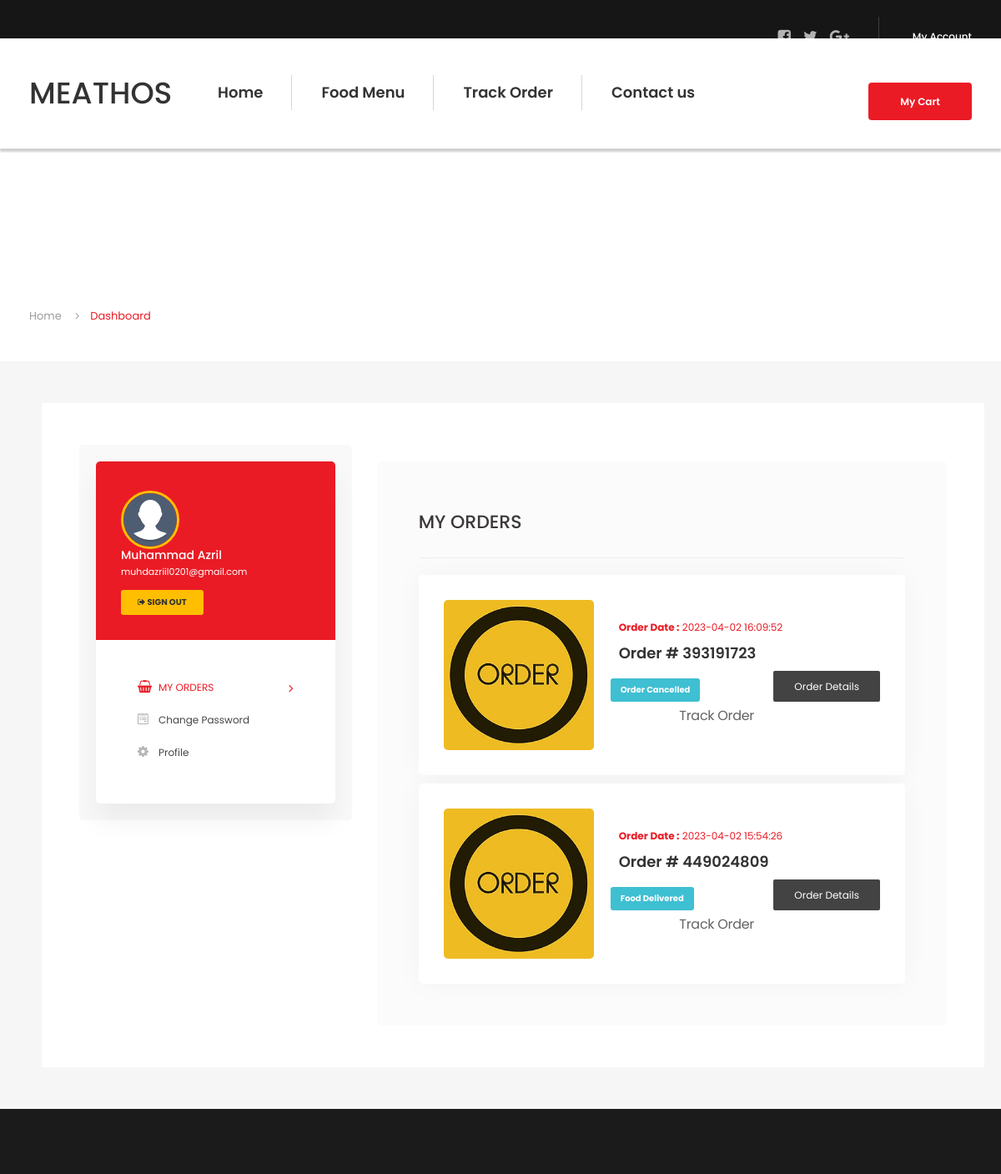
/my-account.php (signed in, upper part), run on an earlier commit of the app's database.
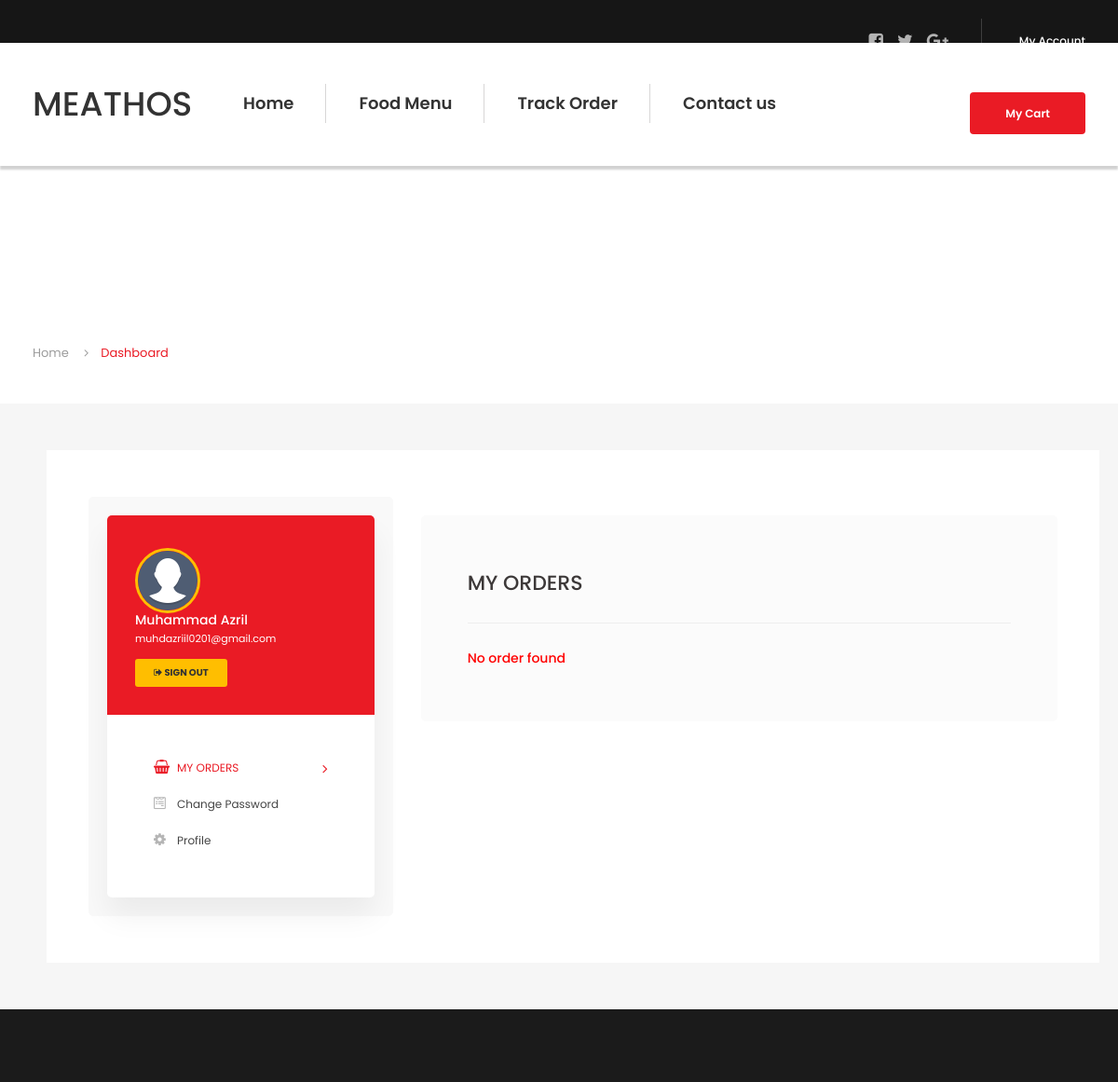
And on a later commit of the database.
### tables this page shows
CREATE TABLE `tbluser` (
  `ID` int(10) NOT NULL,
  `FirstName` varchar(45) DEFAULT NULL,
  `LastName` varchar(50) DEFAULT NULL,
  `Email` varchar(120) DEFAULT NULL,
  `MobileNumber` bigint(11) DEFAULT NULL,
  `Password` varchar(120) DEFAULT NULL,
  `RegDate` timestamp NOT NULL DEFAULT current_timestamp()
);

CREATE TABLE `tblorderaddresses` (
  `ID` int(11) NOT NULL,
  `UserId` char(100) DEFAULT NULL,
  `Ordernumber` char(100) DEFAULT NULL,
  `OrderTime` timestamp NOT NULL DEFAULT current_timestamp(),
  `OrderFinalStatus` varchar(255) DEFAULT NULL
);

### my-account.php (the view, shortened to what this page needs)
<?php
   include_once('includes/dbconnection.php');
   if (strlen($_SESSION['fosuid']==0)) {
  header('location:logout.php');
  } else{
   ?>
<!DOCTYPE html>
<html lang="en">
   <head>
      <link rel="stylesheet" href="assets/css/icons.min.css">
      <link rel="stylesheet" href="assets/css/bootstrap.min.css">
      <link rel="stylesheet" href="assets/css/main.css">
      <link rel="stylesheet" href="assets/css/red-color.css">
      <link rel="stylesheet" href="assets/css/yellow-color.css">
      <link rel="stylesheet" href="assets/css/responsive.css">
   </head>
   <body itemscope>
      <?php include_once('includes/header.php');?>
      <section>
         <div class="block">
            <div class="page-title-wrapper text-center">
               <div class="col-md-12 col-sm-12 col-lg-12">
                  <div class="page-title-inner">
                     <h1 itemprop="headline">My Account</h1>
                  </div>
               </div>
            </div>
         </div>
      </section>
      <div class="bread-crumbs-wrapper">
         <div class="container">
            <ol class="breadcrumb">
               <li class="breadcrumb-item"><a href="index.php" title="" itemprop="url">Home</a></li>
               <li class="breadcrumb-item active">Dashboard</li>
            </ol>
         </div>
      </div>
      <section>
         <div class="block less-spacing gray-bg top-padd30">
            <div class="container">
               <div class="row">
                  <div class="col-md-12 col-sm-12 col-lg-12">
                     <div class="sec-box">
                        <div class="dashboard-tabs-wrapper">
                           <div class="row">
                              <div class="col-md-4 col-sm-12 col-lg-4">
                                 <div class="profile-sidebar brd-rd5 wow fadeIn" data-wow-delay="0.2s">
                                    <div class="profile-sidebar-inner brd-rd5">
                                <?php
$pid=$_SESSION['fosuid'];
$ret=mysqli_query($con,"select * from tbluser where ID='$pid'");
while ($row=mysqli_fetch_array($ret)) {
?>
                                       <div class="user-info red-bg">
                                          <img class="brd-rd50" src="assets/images/profile.png" alt="user-avatar.jpg" itemprop="image">
                                          <div class="user-info-inner">
                                             <h5 itemprop="headline"><a href="#" title="" itemprop="url"><?php  echo $row['FirstName']." ".$row['LastName'];?></a></h5>
                                             <span><a href="#" title="" itemprop="url"><?php  echo $row['Email'];?></a></span>
                                             <a class="brd-rd3 sign-out-btn yellow-bg" href="logout.php" title="" itemprop="url"><i class="fa fa-sign-out"></i> SIGN OUT</a>
                                          </div>
                                       </div>
                                   <?php } ?>
                                       <ul class="nav nav-tabs">
                                          <li class="active"><a href="#my-orders" data-toggle="tab"><i class="fa fa-shopping-basket"></i> MY ORDERS</a></li>
                                          <li><a href="#statement" data-toggle="tab"><i class="fa fa-wpforms"></i> Change Password</a></li>
                                          <li><a href="#account-settings" data-toggle="tab"><i class="fa fa-cog"></i> Profile</a></li>
                                       </ul>
                                    </div>
                                 </div>
                              </div>
                              <div class="col-md-8 col-sm-12 col-lg-8">
                                 <div class="tab-content">
                                    <div class="tab-pane fade in active" id="my-orders">
                                       <div class="tabs-wrp brd-rd5">
                                          <h4 itemprop="headline">MY ORDERS</h4>
                                          <hr />
                                          <div class="order-list">
<?php
$uid=$_SESSION['fosuid'];
      $query=mysqli_query($con,"select * from  tblorderaddresses  where UserId='$uid'");
      $num=mysqli_num_rows( $query);
      if($num>0){
              while($row=mysqli_fetch_array($query))
              { ?>
                                             <div class="order-item brd-rd5">
                                                <div class="order-thumb brd-rd5">
                                                   <a href="#" title="" itemprop="url"><img src="assets/images/order.jpg" alt="order-img1.jpg" itemprop="image"></a>
                                                </div>
                                                <div class="order-info">
                                                   <span class="red-clr"><b>Order Date :</b> <?php echo $row['OrderTime']?></span>
                                                   <h4 itemprop="headline"><a href="#" title="" itemprop="url">Order # <?php echo $row['Ordernumber'];?></a></h4>
                                                   <span class="processing brd-rd3"> <?php $status=$row['OrderFinalStatus'];
if($status==''){
 echo "Waiting for Restaurant confirmation";
} else{
echo $status;
}
                                                    ?></span>
                                                   <a class="brd-rd2" href="order-details.php?onumber=<?php echo $row['Ordernumber'];?>" title="Order Detail" itemprop="url">Order Details</a>
                                                   <ul class="post-meta">
                                     <li style="font-size:16px;"> <a href="javascript:void(0);" onClick="popUpWindow('trackorder.php?oid=<?php echo htmlentities($row['Ordernumber']);?>');" title="Track order"><i class="flaticon-transport"></i> Track Order</a></li>
                                                                    </ul>
                                                </div>
                                             </div>
                                         <?php } } else {?>
                                    <h5 style="color:red">No order found</h5>
                                     <?php } ?>
                                          </div>
                                       </div>
                                    </div>
                                 </div>
                              </div>
                           </div>
                        </div>
                     </div>
                  </div>
               </div>
            </div>
         </div>
      </section>
      <?php include_once('includes/footer.php');
               ?>
      </main>
   </body>
</html>
<?php } ?>

### includes/header.php (shortened to what this page needs)
    <main>
        <header class="stick">
            <div class="topbar">
                <div class="container">
                    <div class="topbar-register">
                     <?php if (strlen($_SESSION['fosuid']>0)) {?>
   <a  href="my-account.php" title="My Account" itemprop="url">My Account</a>
                     <?php } ?>
                    </div>
                    <div class="social1">
                        <a href="#" title="Facebook" itemprop="url" target="_blank"><i class="fa fa-facebook-square"></i></a>
                        <a href="#" title="Twitter" itemprop="url" target="_blank"><i class="fa fa-twitter"></i></a>
                        <a href="#" title="Google Plus" itemprop="url" target="_blank"><i class="fa fa-google-plus"></i></a>
                    </div>
                </div>
            </div>
            <div class="logo-menu-sec">
                <div class="container">
                    <div class="logo"><h1 itemprop="headline"><a href="index.php" title="Home" itemprop="url">MEATHOS</a></h1></div>
                    <nav>
                        <div class="menu-sec">
                            <ul>
<li><a href="index.php" title="Home" itemprop="url">Home</li>
<li class="menu-item-has-children"><a href="our-menu.php" title="RESTAURANTS" itemprop="url">Food Menu</a>
                                </li>
<li><a href="track-order.php" title="Track Order" itemprop="url">Track Order</a></li>
<li><a href="contact-us.php" title="Contact us" itemprop="url">Contact us </a></li>
                            </ul>
                                   <?php if (strlen($_SESSION['fosuid']>0)) {?>
                            <a class="red-bg brd-rd4" href="cart.php" title="Register" itemprop="url">My Cart</a>
                        <?php } ?>
                        </div>
                    </nav>
                </div>
            </div>
        </header>

### includes/footer.php (shortened to what this page needs)
<!DOCTYPE html>
<html lang="en">
<head>
    <link rel="stylesheet" href="\footer.css">
</head>
<footer>
            <div class="block top-padd80 bottom-padd80 dark-bg">
            </div>
        </footer>

### assets/css/yellow-color.css (style rules this page uses)
.yellow-bg, .yellow-bg-layer:before, .sudo-bg-yellow:before, .popular-dish-info > a.yellow-bg, .read-more:hover, .read-more:focus, .search-frm > button:hover, .search-frm > button:focus, .newsletter-frm > button:hover, .newsletter-frm > button:focus, .sign-form button:hover, .sign-form button:focus, .booking-table > table tbody td h5:before, .booking-table > table tbody td a.detail-link:hover, .booking-table > table tbody td a.detail-link:focus, .profile-info > a.change-password.yellow-clr::before, .profile-img-upload-btn > label.red-bg:hover, .responsive-logomenu > span.red-bg:hover, .responsive-menu > span.red-bg:hover, .register-btn > a.red-bg:hover, .track-popup-innr > form button.red-bg:hover, .track-popup-innr > form a.red-bg:hover, .order-time > a.red-bg:hover, .order-time > a.red-bg:focus, a.close-buyer:hover, a.close-buyer:focus, a.thanks-close:hover, a.thanks-close:focus, .restaurant-search-form, .chef-box, .menu-sec > a:hover:hover { background-color: #ffbe00; }
.filter-buttons > li.active a, .error-page-inner > a, .user-info.red-bg > img { border-color: #ffbe00; }

### assets/css/footer.css (style rules this page uses)
.container { padding: 20px; }

What changed in the data, as far as the page shows it:
removed tblorderaddresses: OrderTime "2023-04-02 16:09:52", Ordernumber "393191723", OrderFinalStatus "Order Cancelled"
removed tblorderaddresses: OrderTime "2023-04-02 15:54:26", Ordernumber "449024809", OrderFinalStatus "Food Delivered"
Also different on the page:
text now shown: "No order found"
